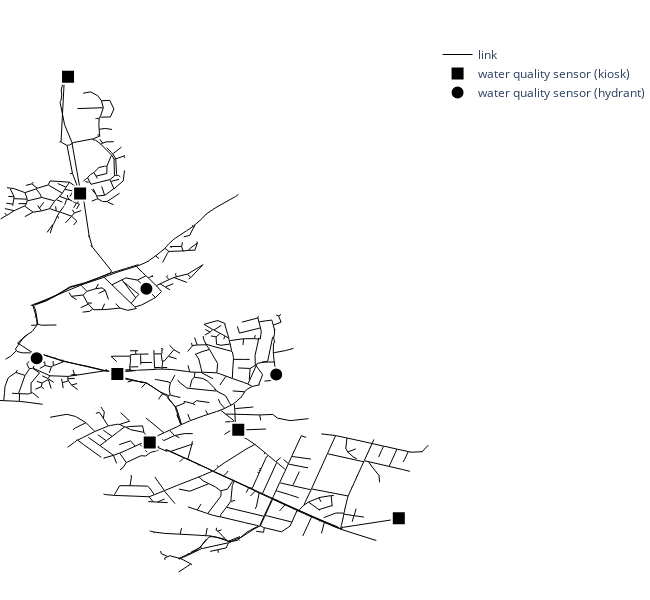

Notebook code cell kept with this figure:
### Code cell
plot_features(feature_df, wq_sensors=True, show_legend=True)

### Figure 1 — Plotly figure (JSON) as saved in the notebook; plotly's stock layout.template omitted (floating-point values rounded to 4 significant figures; data arrays with more than 128 entries replaced by an {"elided": "..."} marker saying what was removed)
{"data": [{"hoverinfo": "none", "line": {"color": "black", "width": 1}, "mode": "lines", "name": "link", "type": "scatter", "x": {"elided": "8802 float values"}, "y": {"elided": "8802 float values"}}, {"hoverinfo": "text", "marker": {"color": "black", "line": {"color": "white", "width": 2}, "size": 14, "symbol": "square"}, "mode": "markers", "name": "water quality sensor (kiosk)", "text": ["BW1", "BW2", "BW4", "BW5", "BW9", "BW12"], "type": "scatter", "x": [363500.0, 364600.0, 365500.0, 363800.0, 364000.0, 363600.0], "y": [179800.0, 176800.0, 176000.0, 177269, 176700.0, 178800.0]}, {"hoverinfo": "text", "marker": {"color": "black", "line": {"color": "white", "width": 2}, "size": 14}, "mode": "markers", "name": "water quality sensor (hydrant)", "text": ["BW3", "BW6", "BW7"], "type": "scatter", "x": [363300.0, 364800.0, 364000.0], "y": [177400.0, 177300.0, 178000.0]}], "layout": {"height": 600, "hovermode": "closest", "margin": {"b": 0, "l": 0, "r": 0, "t": 40}, "paper_bgcolor": "white", "plot_bgcolor": "white", "showlegend": true, "width": 650, "xaxis": {"autorange": true, "range": [363100.0, 365700.0], "showgrid": false, "showticklabels": false, "type": "linear", "zeroline": false}, "yaxis": {"autorange": true, "range": [175300.0, 180100.0], "showgrid": false, "showticklabels": false, "type": "linear", "zeroline": false}}}
